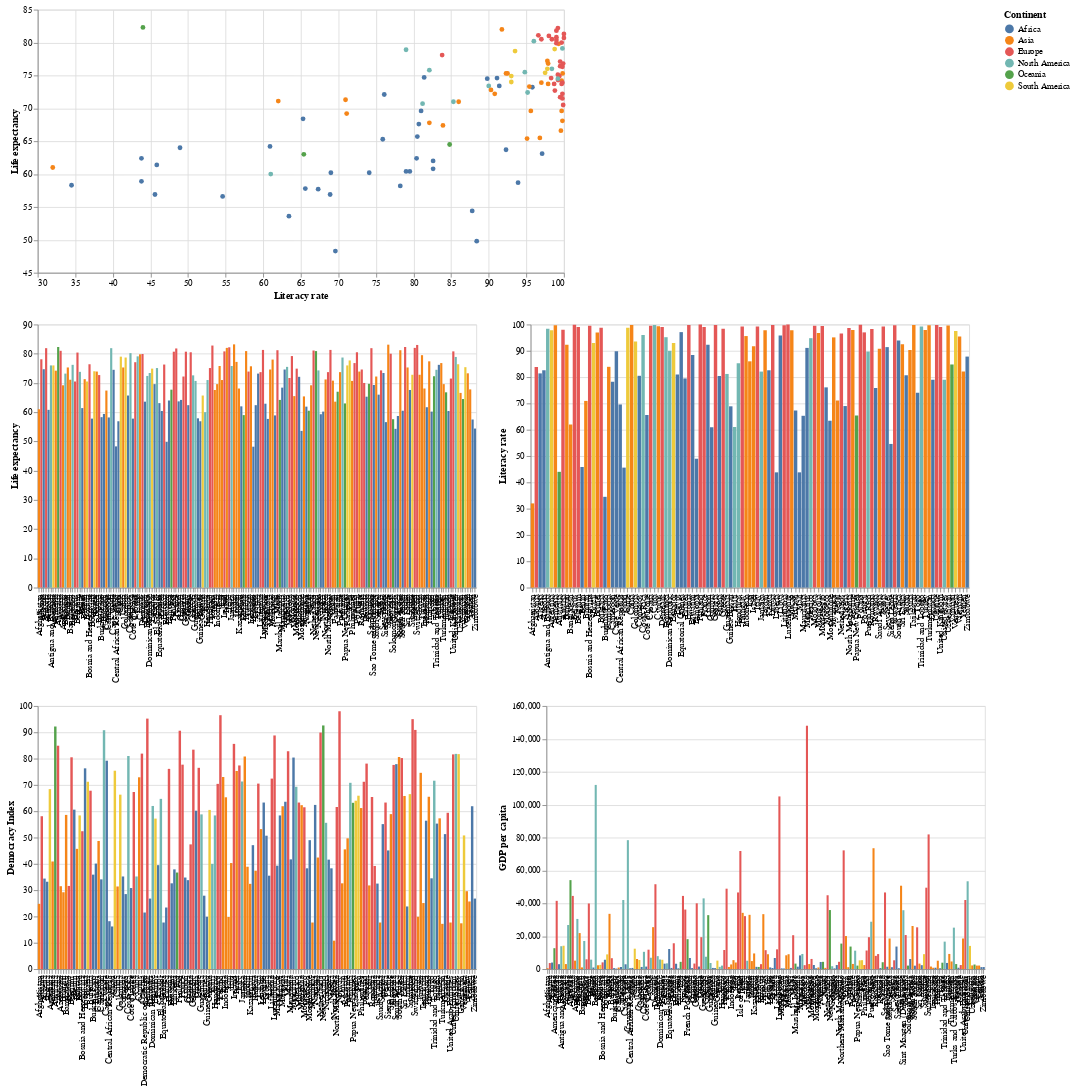

Write notebook code for a chart like this one.
### Markdown cell above
## This scatter plot along with some connected bar chart gives an idea of how literacy rate is connected to Life expectancy and some of the indicator of countires.

### Code cell
# This plot shows us the Literacy and how it affects Life expectancy
# Selection box tool
selection = alt.selection_interval(encodings=['x', 'y'])

# Scatter plot
scatter = alt.Chart(other_data_raw).mark_circle().encode(
    x=alt.X('Literacy rate (2011):Q', scale=alt.Scale(zero=False),axis=alt.Axis(title='Literacy rate')),  # Remove extra space on x-axis
    y=alt.Y('Life expectancy (2011):Q', scale=alt.Scale(zero=False),axis=alt.Axis(title='Life expectancy')),
    tooltip=['Country name', 'Literacy rate (2011)', 'Life expectancy (2011)'],
    color='Continent:N',  # Specify the column and its data type as Nominal (N)
    opacity=alt.condition(selection, alt.value(1), alt.value(0.5))  # Adjust opacity for selected vs. unselected points
).add_params(selection).properties(
    width=600,  # Set the width of the chart
    height=300  # Set the height of the chart
)



# Literacy rate Bar chart based on selected points from the scatter plot, color-coded by Continent
bar_chart = alt.Chart(other_data_raw).transform_filter(selection).mark_bar().encode(
    x=alt.X('Country name', axis=alt.Axis(title=None)),
    y=alt.Y('Literacy rate (2011):Q', axis=alt.Axis(title='Literacy rate')),
    color='Continent:N'  # Specify the color encoding based on Continent
).properties(width=500)

# Democracy Index Second Bar chart based on selected points from the scatter plot, color-coded by Continent
bar_chart_2 = alt.Chart(other_data_raw).transform_filter(selection).mark_bar().encode(
    x=alt.X('Country name', axis=alt.Axis(title=None)),
    y=alt.Y('Democracy Index (2011):Q', axis=alt.Axis(title='Democracy Index')),
    color='Continent:N'  # Specify the color encoding based on Continent
).properties(width=500)

# GDP per capita Third Bar chart based on selected points from the scatter plot, color-coded by Continent
bar_chart_3 = alt.Chart(other_data_raw).transform_filter(selection).mark_bar().encode(
    x=alt.X('Country name', axis=alt.Axis(title=None)),
    y=alt.Y('GDP per capita (2011):Q', axis=alt.Axis(title='GDP per capita')),
    color='Continent:N'  # Specify the color encoding based on Continent
).properties(width=500)

# Life expectancy Fourth Bar chart based on selected points from the scatter plot, color-coded by Continent
bar_chart_4 = alt.Chart(other_data_raw).transform_filter(selection).mark_bar().encode(
    x=alt.X('Country name', axis=alt.Axis(title=None)),
    y=alt.Y('Life expectancy (2011):Q', axis=alt.Axis(title='Life expectancy')),
    color='Continent:N'  # Specify the color encoding based on Continent
).properties(width=500)

# Display both scatter plot and bar chart
top_row = alt.hconcat(scatter)
middle_row = alt.hconcat(bar_chart_4, bar_chart)
bottom_row = alt.hconcat(bar_chart_2, bar_chart_3)
alt.vconcat(top_row, middle_row, bottom_row)

### Figure 1 — Vega-Lite specification as saved in the notebook (floating-point values rounded to 4 significant figures; data arrays with more than 128 entries replaced by an {"elided": "..."} marker saying what was removed)
{"config": {"view": {"continuousWidth": 300, "continuousHeight": 300}}, "vconcat": [{"hconcat": [{"mark": {"type": "circle"}, "encoding": {"color": {"field": "Continent", "type": "nominal"}, "opacity": {"condition": {"param": "param_9", "value": 1}, "value": 0.5}, "tooltip": [{"field": "Country name", "type": "nominal"}, {"field": "Literacy rate (2011)", "type": "quantitative"}, {"field": "Life expectancy (2011)", "type": "quantitative"}], "x": {"axis": {"title": "Literacy rate"}, "field": "Literacy rate (2011)", "scale": {"zero": false}, "type": "quantitative"}, "y": {"axis": {"title": "Life expectancy"}, "field": "Life expectancy (2011)", "scale": {"zero": false}, "type": "quantitative"}}, "height": 300, "name": "view_9", "width": 600}]}, {"hconcat": [{"mark": {"type": "bar"}, "encoding": {"color": {"field": "Continent", "type": "nominal"}, "x": {"axis": {"title": null}, "field": "Country name", "type": "nominal"}, "y": {"axis": {"title": "Life expectancy"}, "field": "Life expectancy (2011)", "type": "quantitative"}}, "transform": [{"filter": {"param": "param_9"}}], "width": 500}, {"mark": {"type": "bar"}, "encoding": {"color": {"field": "Continent", "type": "nominal"}, "x": {"axis": {"title": null}, "field": "Country name", "type": "nominal"}, "y": {"axis": {"title": "Literacy rate"}, "field": "Literacy rate (2011)", "type": "quantitative"}}, "transform": [{"filter": {"param": "param_9"}}], "width": 500}]}, {"hconcat": [{"mark": {"type": "bar"}, "encoding": {"color": {"field": "Continent", "type": "nominal"}, "x": {"axis": {"title": null}, "field": "Country name", "type": "nominal"}, "y": {"axis": {"title": "Democracy Index"}, "field": "Democracy Index (2011)", "type": "quantitative"}}, "transform": [{"filter": {"param": "param_9"}}], "width": 500}, {"mark": {"type": "bar"}, "encoding": {"color": {"field": "Continent", "type": "nominal"}, "x": {"axis": {"title": null}, "field": "Country name", "type": "nominal"}, "y": {"axis": {"title": "GDP per capita"}, "field": "GDP per capita (2011)", "type": "quantitative"}}, "transform": [{"filter": {"param": "param_9"}}], "width": 500}]}], "data": {"name": "data-a4813338e4f275b02307494b4fda88a2"}, "params": [{"name": "param_9", "select": {"type": "interval", "encodings": ["x", "y"]}, "views": ["view_9"]}], "$schema": "https://vega.github.io/schema/vega-lite/v5.15.1.json", "datasets": {"data-a4813338e4f275b02307494b4fda88a2": {"elided": "255 records"}}}
